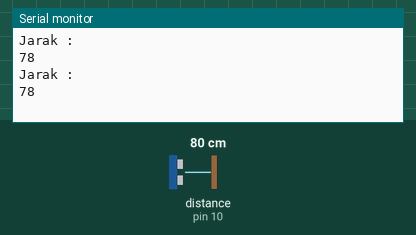
Recording of a sketch running on a simulated Arduino Uno, built with avr-gcc and run on an emulated ATmega328P. Parts: the last lines printed to the serial monitor. Wiring (inferred from the names in the program): ultrasonic range finder: trigger pin 9; echo pin 10. The test bench sets the inputs (shaded band); at power-on: distance to the obstacle (sensor on pin 10) 80 cm. The echo pulse lasts 58.3 µs per cm.

Above: at 1.8 s.
1.9 s: distance to the obstacle (sensor on pin 10) set to 2 cm
At 2.8 s:
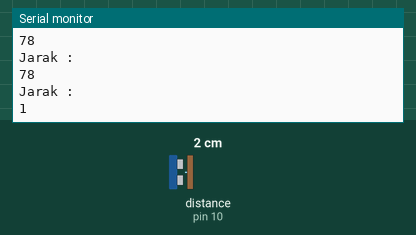
3.4 s: distance to the obstacle (sensor on pin 10) set to 4 cm
At 4.7 s:
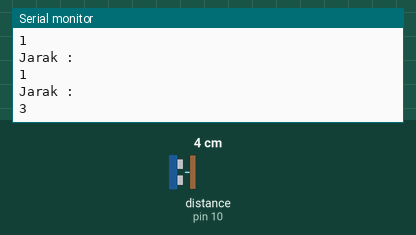
Timing chart, 0 to 6.4 s (numbered marks = the images above; inputs shaded):
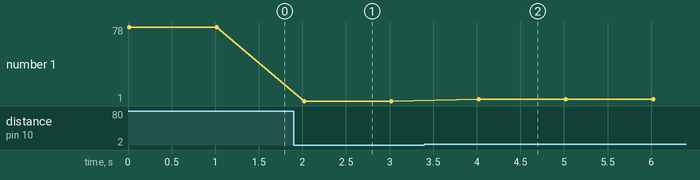

The sketch:

sensor.ino
```cpp
#define trigPin 9
#define echoPin 10


void setup() {
  // put your setup code here, to run once:
  Serial.begin(9600);
  pinMode(trigPin, OUTPUT);
  pinMode(echoPin, INPUT);
}

void loop() {
  // put your main code here, to run repeatedly:
  digitalWrite(trigPin, LOW);
  delayMicroseconds(2);
  digitalWrite(trigPin, HIGH);
  delayMicroseconds(10);
  digitalWrite(trigPin, LOW);

  long duration = pulseIn(echoPin, HIGH);
  int jarak = duration * 0.034/2;

  Serial.println("Jarak :");
  Serial.println(jarak);
  delay(1000);

}
```

Measured:
- after the input at 1.9 s, the serial monitor: prints a new line after 0.12 s (image 1)
- after the input at 3.4 s, the serial monitor: prints a new line after 0.62 s (image 2)
- plotted number 1: 78 → 1 after the input at 1.9 s, 1 → 3 after the input at 3.4 s
